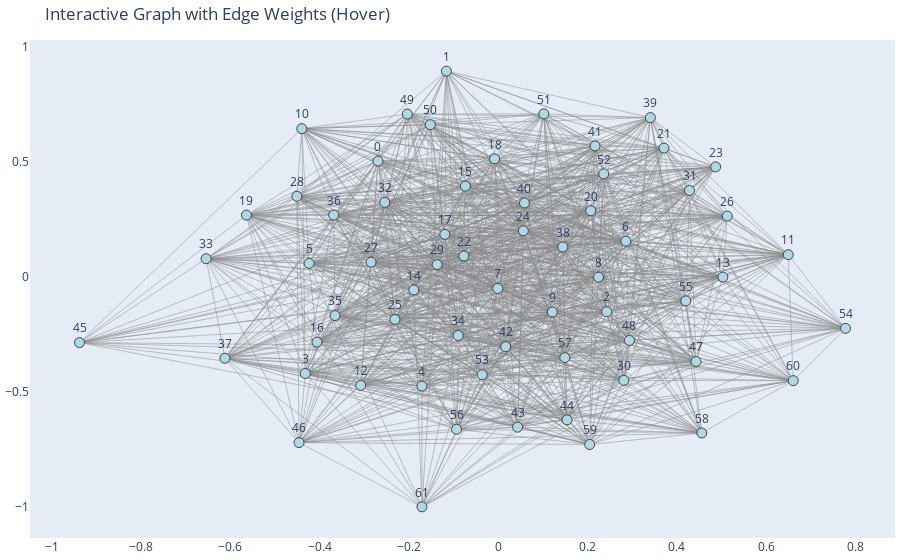

Notebook cell for this chart:
### Code cell
# Convert to NetworkX
G_nx = g.to_networkx()

# Get layout positions
pos = nx.spring_layout(G_nx)

# Prepare edge lines
edge_x = []
edge_y = []
for u, v in G_nx.edges():
    x0, y0 = pos[u]
    x1, y1 = pos[v]
    edge_x += [x0, x1, None]
    edge_y += [y0, y1, None]

edge_trace = go.Scatter(
    x=edge_x,
    y=edge_y,
    line=dict(width=0.5, color='#888'),
    hoverinfo='none',
    mode='lines',
    showlegend=False
)

# Create "hover points" at edge midpoints
edge_hover_x = []
edge_hover_y = []
edge_text = []

for u, v, data in G_nx.edges(data=True):
    x0, y0 = pos[u]
    x1, y1 = pos[v]
    edge_hover_x.append((x0 + x1) / 2)
    edge_hover_y.append((y0 + y1) / 2)
    weight = data.get("weight", 1)
    edge_text.append(f"{u} — {v}<br>weight: {weight}")

edge_hover_trace = go.Scatter(
    x=edge_hover_x,
    y=edge_hover_y,
    mode='markers',
    hoverinfo='text',
    text=edge_text,
    marker=dict(size=5, color='rgba(0,0,0,0)'),  # invisible
    showlegend=False
)

# Prepare node positions
node_x = []
node_y = []
node_text = []
for node in G_nx.nodes():
    x, y = pos[node]
    node_x.append(x)
    node_y.append(y)
    node_text.append(f"Node {node}")

node_trace = go.Scatter(
    x=node_x,
    y=node_y,
    mode='markers+text',
    text=[str(n) for n in G_nx.nodes()],
    textposition='top center',
    hoverinfo='text',
    marker=dict(
        size=10,
        color='lightblue',
        line_width=1
    )
)

# Combine everything
fig = go.Figure(
    data=[edge_trace, edge_hover_trace, node_trace],
    layout=go.Layout(
        title='Interactive Graph with Edge Weights (Hover)',
        showlegend=False,
        hovermode='closest',
        margin=dict(b=20, l=5, r=5, t=40),
        xaxis=dict(showgrid=False, zeroline=False),
        yaxis=dict(showgrid=False, zeroline=False)
    )
)

fig.show()

### Figure 1 — Plotly figure (JSON) as saved in the notebook; plotly's stock layout.template omitted (floating-point values rounded to 4 significant figures; data arrays with more than 128 entries replaced by an {"elided": "..."} marker saying what was removed)
{"data": [{"hoverinfo": "none", "line": {"color": "#888", "width": 0.5}, "mode": "lines", "showlegend": false, "type": "scatter", "x": {"elided": "3501 float values"}, "y": {"elided": "3501 float values"}}, {"hoverinfo": "text", "marker": {"color": "rgba(0,0,0,0)", "size": 5}, "mode": "markers", "showlegend": false, "text": {"elided": "1167 str values"}, "type": "scatter", "x": {"elided": "1167 float values"}, "y": {"elided": "1167 float values"}}, {"hoverinfo": "text", "marker": {"color": "lightblue", "line": {"width": 1}, "size": 10}, "mode": "markers+text", "text": ["0", "1", "2", "3", "4", "5", "6", "7", "8", "9", "10", "11", "12", "13", "14", "15", "16", "17", "18", "19", "20", "21", "22", "23", "24", "25", "26", "27", "28", "29", "30", "31", "32", "33", "34", "35", "36", "37", "38", "39", "40", "41", "42", "43", "44", "45", "46", "47", "48", "49", "50", "51", "52", "53", "54", "55", "56", "57", "58", "59", "60", "61"], "textposition": "top center", "type": "scatter", "x": [-0.2693, -0.1161, 0.2428, -0.432, -0.1708, -0.4235, 0.2856, -0.001137, 0.2243, 0.121, -0.4398, 0.6492, -0.308, 0.5028, -0.1889, -0.07349, -0.4059, -0.1196, -0.008132, -0.5637, 0.207, 0.371, -0.07697, 0.4867, 0.05622, -0.2314, 0.5126, -0.2848, -0.451, -0.1368, 0.2812, 0.4282, -0.2542, -0.6541, -0.08975, -0.3654, -0.3684, -0.6119, 0.1445, 0.3405, 0.05866, 0.2166, 0.01668, 0.04329, 0.1541, -0.9375, -0.446, 0.4428, 0.2937, -0.2036, -0.1521, 0.1021, 0.2362, -0.03609, 0.7774, 0.4199, -0.09344, 0.149, 0.4557, 0.2046, 0.6603, -0.1708], "y": [0.5033, 0.894, -0.1519, -0.4201, -0.4752, 0.05826, 0.155, -0.05077, -0.001285, -0.1531, 0.644, 0.09619, -0.4722, -0.0009844, -0.05708, 0.3943, -0.2837, 0.1844, 0.5127, 0.2682, 0.2871, 0.5595, 0.09057, 0.4779, 0.1999, -0.1855, 0.2641, 0.06368, 0.3498, 0.05316, -0.4504, 0.3753, 0.3234, 0.07863, -0.2552, -0.1684, 0.2685, -0.3541, 0.13, 0.6921, 0.3209, 0.5691, -0.3037, -0.6535, -0.6218, -0.2859, -0.7208, -0.3684, -0.2768, 0.7076, 0.6614, 0.7084, 0.4474, -0.4256, -0.224, -0.1047, -0.6627, -0.3513, -0.679, -0.729, -0.4516, -1.0]}], "layout": {"hovermode": "closest", "margin": {"b": 20, "l": 5, "r": 5, "t": 40}, "showlegend": false, "title": {"text": "Interactive Graph with Edge Weights (Hover)"}, "xaxis": {"showgrid": false, "zeroline": false}, "yaxis": {"showgrid": false, "zeroline": false}}}
